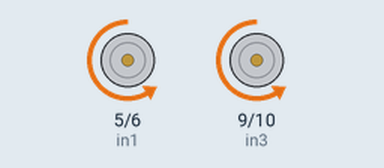
A sketch run on a simulated Arduino Uno, built with avr-gcc and run on an emulated ATmega328P. On the bench: motor-driver pin pairs drawn as motors (green arrow = first pin HIGH = forward, orange = second pin HIGH = backward, longer = more drive).

Above: at 0.2 s.
At 1.2 s:
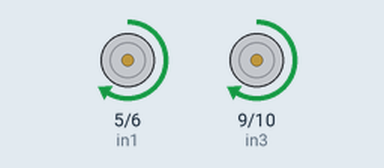
At 2.2 s:
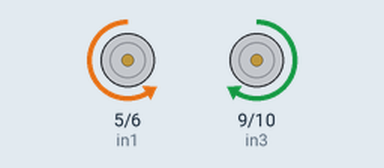
At 4.7 s:
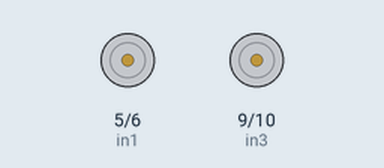
Timing chart, 0 to 5.2 s (numbered marks = the images above):
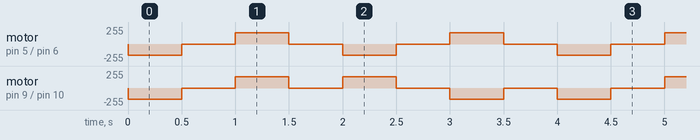

Measured:
- by itself, motor on pin 5 (in1) / pin 6 (in2): repeats every 2.0 s: stopped 0.50 s, forward 170/255 0.50 s, stopped 0.50 s, backward 170/255 0.50 s
- by itself, motor on pin 9 (in3) / pin 10 (in4): repeats every 4.0 s: 2 × (stopped 0.50 s, forward 170/255 0.50 s), 2 × (stopped 0.50 s, backward 170/255 0.50 s)

The sketch:

RCcar_Motor.ino
```cpp
int in1 = 5; //A-2A
int in2 = 6; //A-1A
int in3 = 9; //B-1A
int in4 = 10; //B-2A

void setup(){
  Serial.begin(9600); //시리얼 통신 동기화

  //모터 핀 활성화
  pinMode(in1, OUTPUT);
  pinMode(in2, OUTPUT);
  pinMode(in3, OUTPUT);
  pinMode(in4, OUTPUT);
  Stop();
}

void loop(){

  Forward(); //전진
  delay(500);
  Stop(); //멈춤
  delay(500);
  Backward(); //후진
  delay(500);
  Stop(); //멈춤
  delay(500);
  Left(); //좌회전
  delay(500);
  Stop(); //멈춤
  delay(500);
  Right(); //우회전
  delay(500);
  Stop(); //멈춤
  delay(500);
}

//////////////////////모터제어 함수
void Forward(){
  analogWrite(in1, 0);
  analogWrite(in2, 170);
  analogWrite(in3, 0);
  analogWrite(in4, 170);
}

void Backward(){
  analogWrite(in1, 170);
  analogWrite(in2, 0);
  analogWrite(in3, 170);
  analogWrite(in4, 0);
}

void Right(){
  analogWrite(in1, 150);
  analogWrite(in2, 0);
  analogWrite(in3, 0);
  analogWrite(in4, 150);
}

void Left(){
  analogWrite(in1, 0);
  analogWrite(in2, 150);
  analogWrite(in3, 150);
  analogWrite(in4, 0);
}

void Stop(){
  digitalWrite(in1, LOW);
  digitalWrite(in2, LOW);
  digitalWrite(in3, LOW);
  digitalWrite(in4, LOW);
}
```
